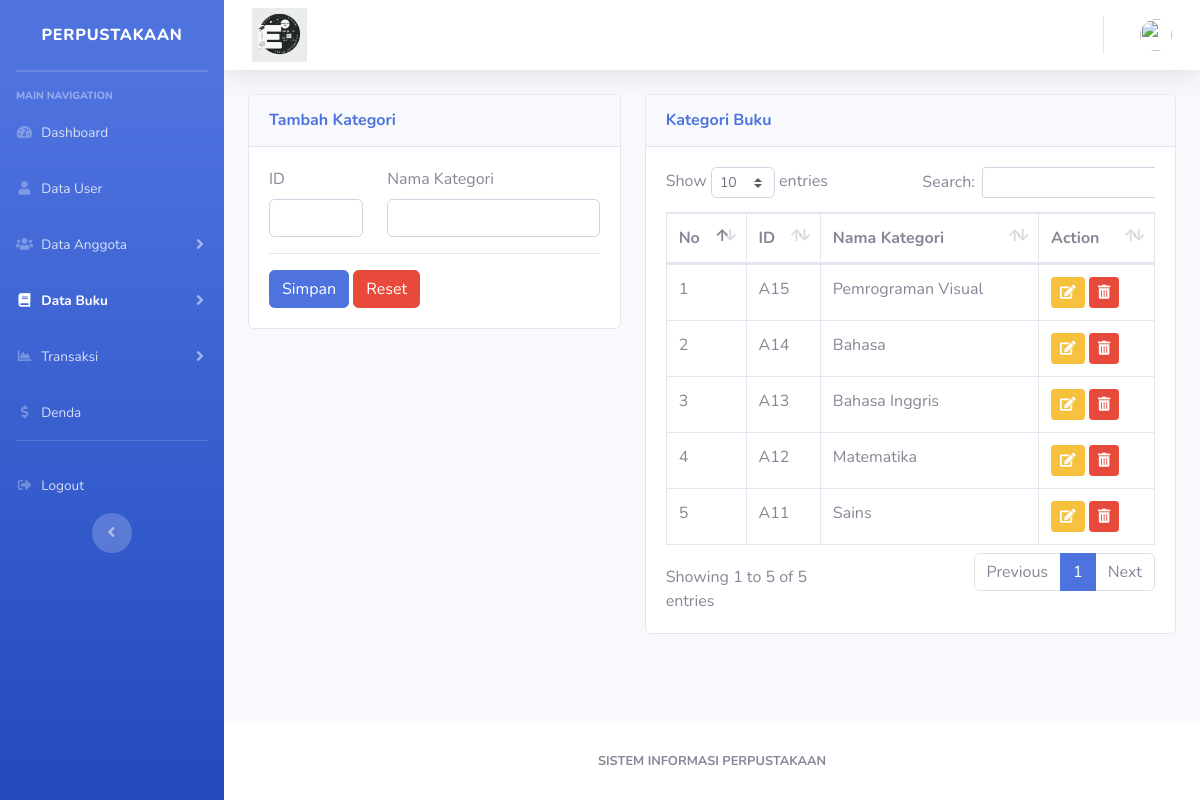
Before: /tbl_kategori.php with the older database file.
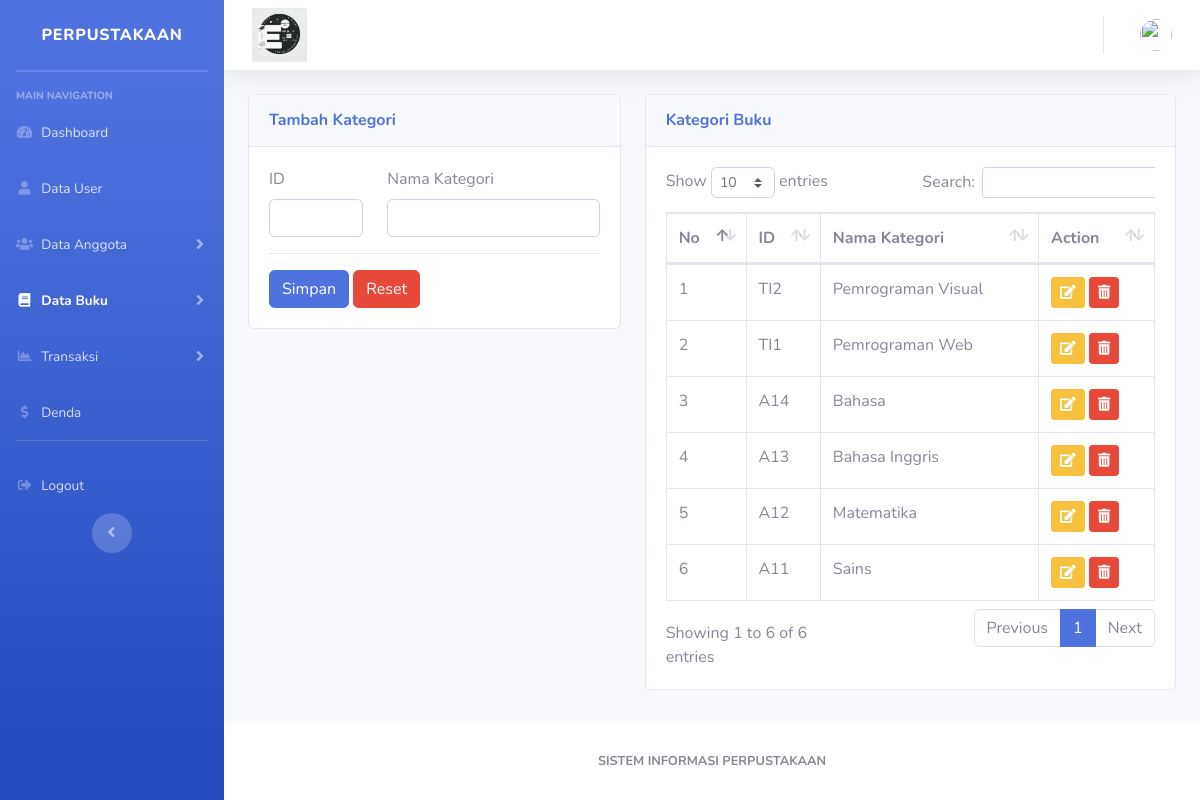
After: the same page with the newer database file.
### tables this page shows
CREATE TABLE `kategori` (
  `id_kategori` varchar(225) NOT NULL,
  `kategori_buku` varchar(100) NOT NULL
);

### tbl_kategori.php (the view, shortened to what the changed rows need)
<?php
require_once "include/koneksi.php";
?>
<!DOCTYPE html>
<html lang="en">
<head>
    <link href="vendor/fontawesome-free/css/all.min.css" rel="stylesheet" type="text/css">
    <link href="css/sb-admin-2.min.css" rel="stylesheet">
    <link href="vendor/datatables/dataTables.bootstrap4.min.css" rel="stylesheet">
</head>
<body id="page-top">
    <div id="wrapper">
        <div id="content-wrapper" class="d-flex flex-column">
            <div id="content">
                <div class="container-fluid">
                    <div class="row">
                        <div class="col-lg-7">
                            <div class="card">
                                <div class="card-body">
                                    <div class="table-responsive">
                                        <table class="table table-bordered" id="dataTable" width="100%" cellspacing="0">
                                            <thead>
                                                <tr>
                                                    <th>No</th>
                                                    <th>ID</th>
                                                    <th>Nama Kategori</th>
                                                    <th>Action</th>
                                                </tr>
                                            </thead>
                                            <tbody>
                                                <?php
                                                $no = 1;
                                                $sql = "SELECT * FROM kategori ORDER BY id_kategori DESC";
                                                $result = mysqli_query($koneksi, $sql);
                                                while ($row = mysqli_fetch_assoc($result)) { ?>
                                                    <tr>
                                                        <td><?php echo $no++; ?></td>
                                                        <td><?php echo $row['id_kategori']; ?></td>
                                                        <td><?php echo $row['kategori_buku']; ?></td>
                                                        <td>
                                                            <a href="update_Kategori.php?id=<?php echo $row['id_kategori']; ?>" class="btn btn-sm btn-warning"><i class="fas fa-edit"></i></a>
                                                            <a href="hapus_kategori.php?id_kategori=<?php echo $row['id_kategori']; ?>" class="btn btn-sm btn-danger" onclick='return confirm("Yakin Hapus Data?")'><i class="fas fa-trash-alt"></i></a>
                                                        </td>
                                                    </tr>
                                                <?php } ?>
                                            </tbody>
                                        </table>
                                    </div>
                                </div>
                            </div>
                        </div>
                    </div>
                </div>
            </div>
        </div>
    </div>
</body>
</html>

Changed rows visible on the page:
removed kategori: id_kategori "A15", kategori_buku "Pemrograman Visual"
added kategori: id_kategori "TI2", kategori_buku "Pemrograman Visual"
added kategori: id_kategori "TI1", kategori_buku "Pemrograman Web"
Other visible differences:
text written by a page script: "Show entries Search: Showing 1 to 5 of 5 entries Previous 1 Next" → "Show entries Search: Showing 1 to 6 of 6 entries Previous 1 Next"
